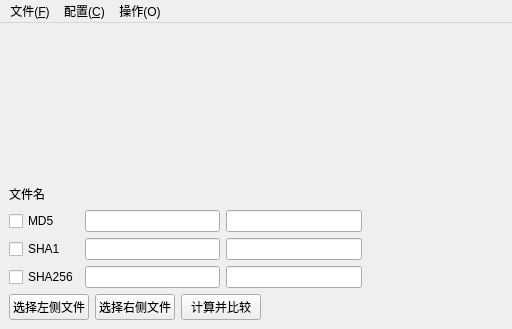
<?xml version="1.0" encoding="UTF-8"?>
<ui version="4.0">
 <class>MainWindow</class>
 <widget class="QMainWindow" name="MainWindow">
  <property name="geometry">
   <rect>
    <x>0</x>
    <y>0</y>
    <width>512</width>
    <height>329</height>
   </rect>
  </property>
  <property name="windowTitle">
   <string>MainWindow</string>
  </property>
  <widget class="QWidget" name="centralwidget">
   <layout class="QVBoxLayout" name="verticalLayout">
    <item>
     <layout class="QGridLayout" name="gridLayout">
      <item row="1" column="2">
       <widget class="QLabel" name="rightNameLabel">
        <property name="text">
         <string/>
        </property>
       </widget>
      </item>
      <item row="2" column="2">
       <widget class="QLineEdit" name="rightMDEdit"/>
      </item>
      <item row="4" column="0">
       <widget class="QCheckBox" name="SHA256Check">
        <property name="text">
         <string>SHA256</string>
        </property>
       </widget>
      </item>
      <item row="3" column="1">
       <widget class="QLineEdit" name="leftSHA1Edit">
        <property name="readOnly">
         <bool>true</bool>
        </property>
       </widget>
      </item>
      <item row="0" column="0" colspan="4">
       <spacer name="verticalSpacer">
        <property name="orientation">
         <enum>Qt::Vertical</enum>
        </property>
        <property name="sizeHint" stdset="0">
         <size>
          <width>398</width>
          <height>40</height>
         </size>
        </property>
       </spacer>
      </item>
      <item row="1" column="1">
       <widget class="QLabel" name="leftNameLabel">
        <property name="text">
         <string/>
        </property>
       </widget>
      </item>
      <item row="3" column="3">
       <widget class="QLabel" name="SHA1Status">
        <property name="sizePolicy">
         <sizepolicy hsizetype="Preferred" vsizetype="Preferred">
          <horstretch>0</horstretch>
          <verstretch>0</verstretch>
         </sizepolicy>
        </property>
        <property name="text">
         <string/>
        </property>
       </widget>
      </item>
      <item row="2" column="3">
       <widget class="QLabel" name="MD5Status">
        <property name="sizePolicy">
         <sizepolicy hsizetype="Preferred" vsizetype="Preferred">
          <horstretch>0</horstretch>
          <verstretch>0</verstretch>
         </sizepolicy>
        </property>
        <property name="text">
         <string/>
        </property>
       </widget>
      </item>
      <item row="2" column="0">
       <widget class="QCheckBox" name="MD5Check">
        <property name="text">
         <string>MD5</string>
        </property>
       </widget>
      </item>
      <item row="1" column="0">
       <widget class="QLabel" name="label">
        <property name="text">
         <string>文件名</string>
        </property>
       </widget>
      </item>
      <item row="3" column="2">
       <widget class="QLineEdit" name="rightSHA1Edit"/>
      </item>
      <item row="4" column="1">
       <widget class="QLineEdit" name="leftSHA256Edit">
        <property name="readOnly">
         <bool>true</bool>
        </property>
       </widget>
      </item>
      <item row="1" column="3">
       <spacer name="horizontalSpacer_2">
        <property name="orientation">
         <enum>Qt::Horizontal</enum>
        </property>
        <property name="sizeHint" stdset="0">
         <size>
          <width>40</width>
          <height>20</height>
         </size>
        </property>
       </spacer>
      </item>
      <item row="3" column="0">
       <widget class="QCheckBox" name="SHA1Check">
        <property name="text">
         <string>SHA1</string>
        </property>
       </widget>
      </item>
      <item row="4" column="3">
       <widget class="QLabel" name="SHA256Status">
        <property name="text">
         <string/>
        </property>
       </widget>
      </item>
      <item row="5" column="0" colspan="4">
       <layout class="QHBoxLayout" name="horizontalLayout">
        <item>
         <widget class="QPushButton" name="selectLeftBtn">
          <property name="text">
           <string>选择左侧文件</string>
          </property>
         </widget>
        </item>
        <item>
         <widget class="QPushButton" name="selectRightBtn">
          <property name="text">
           <string>选择右侧文件</string>
          </property>
         </widget>
        </item>
        <item>
         <widget class="QPushButton" name="calcBtn">
          <property name="text">
           <string>计算并比较</string>
          </property>
         </widget>
        </item>
        <item>
         <spacer name="horizontalSpacer">
          <property name="orientation">
           <enum>Qt::Horizontal</enum>
          </property>
          <property name="sizeHint" stdset="0">
           <size>
            <width>40</width>
            <height>20</height>
           </size>
          </property>
         </spacer>
        </item>
       </layout>
      </item>
      <item row="4" column="2">
       <widget class="QLineEdit" name="rightSHA256Edit"/>
      </item>
      <item row="2" column="1">
       <widget class="QLineEdit" name="leftMD5Edit">
        <property name="frame">
         <bool>true</bool>
        </property>
        <property name="readOnly">
         <bool>true</bool>
        </property>
       </widget>
      </item>
     </layout>
    </item>
   </layout>
  </widget>
  <widget class="QMenuBar" name="menubar">
   <property name="geometry">
    <rect>
     <x>0</x>
     <y>0</y>
     <width>512</width>
     <height>22</height>
    </rect>
   </property>
   <widget class="QMenu" name="menu_F">
    <property name="title">
     <string>文件(&amp;F)</string>
    </property>
    <widget class="QMenu" name="menuOpen">
     <property name="title">
      <string>打开</string>
     </property>
     <addaction name="actionOpenLeft"/>
     <addaction name="actionOpenRight"/>
    </widget>
    <addaction name="menuOpen"/>
   </widget>
   <widget class="QMenu" name="menu_C">
    <property name="title">
     <string>配置(&amp;C)</string>
    </property>
    <addaction name="actionEnableMD5"/>
    <addaction name="actionEnableSHA1"/>
    <addaction name="actionEnableSHA256"/>
   </widget>
   <widget class="QMenu" name="menuOperation">
    <property name="title">
     <string>操作(O)</string>
    </property>
    <addaction name="actionCalc"/>
   </widget>
   <addaction name="menu_F"/>
   <addaction name="menu_C"/>
   <addaction name="menuOperation"/>
  </widget>
  <action name="actionOpenLeft">
   <property name="text">
    <string>左侧文件</string>
   </property>
  </action>
  <action name="actionEnableMD5">
   <property name="checkable">
    <bool>true</bool>
   </property>
   <property name="text">
    <string>启用MD5</string>
   </property>
  </action>
  <action name="actionEnableSHA1">
   <property name="checkable">
    <bool>true</bool>
   </property>
   <property name="text">
    <string>启用SHA1</string>
   </property>
  </action>
  <action name="actionEnableSHA256">
   <property name="checkable">
    <bool>true</bool>
   </property>
   <property name="text">
    <string>启用SHA256</string>
   </property>
  </action>
  <action name="actionOpenRight">
   <property name="text">
    <string>右侧文件</string>
   </property>
  </action>
  <action name="actionCalc">
   <property name="text">
    <string>计算</string>
   </property>
  </action>
 </widget>
 <resources/>
 <connections>
  <connection>
   <sender>actionEnableSHA1</sender>
   <signal>toggled(bool)</signal>
   <receiver>SHA1Check</receiver>
   <slot>setChecked(bool)</slot>
   <hints>
    <hint type="sourcelabel">
     <x>-1</x>
     <y>-1</y>
    </hint>
    <hint type="destinationlabel">
     <x>43</x>
     <y>248</y>
    </hint>
   </hints>
  </connection>
  <connection>
   <sender>actionEnableMD5</sender>
   <signal>toggled(bool)</signal>
   <receiver>MD5Check</receiver>
   <slot>setChecked(bool)</slot>
   <hints>
    <hint type="sourcelabel">
     <x>-1</x>
     <y>-1</y>
    </hint>
    <hint type="destinationlabel">
     <x>43</x>
     <y>221</y>
    </hint>
   </hints>
  </connection>
  <connection>
   <sender>actionEnableSHA256</sender>
   <signal>toggled(bool)</signal>
   <receiver>SHA256Check</receiver>
   <slot>setChecked(bool)</slot>
   <hints>
    <hint type="sourcelabel">
     <x>-1</x>
     <y>-1</y>
    </hint>
    <hint type="destinationlabel">
     <x>43</x>
     <y>275</y>
    </hint>
   </hints>
  </connection>
  <connection>
   <sender>SHA1Check</sender>
   <signal>toggled(bool)</signal>
   <receiver>actionEnableSHA1</receiver>
   <slot>setChecked(bool)</slot>
   <hints>
    <hint type="sourcelabel">
     <x>43</x>
     <y>248</y>
    </hint>
    <hint type="destinationlabel">
     <x>-1</x>
     <y>-1</y>
    </hint>
   </hints>
  </connection>
  <connection>
   <sender>MD5Check</sender>
   <signal>toggled(bool)</signal>
   <receiver>actionEnableMD5</receiver>
   <slot>setChecked(bool)</slot>
   <hints>
    <hint type="sourcelabel">
     <x>43</x>
     <y>221</y>
    </hint>
    <hint type="destinationlabel">
     <x>-1</x>
     <y>-1</y>
    </hint>
   </hints>
  </connection>
  <connection>
   <sender>SHA256Check</sender>
   <signal>toggled(bool)</signal>
   <receiver>actionEnableSHA256</receiver>
   <slot>setChecked(bool)</slot>
   <hints>
    <hint type="sourcelabel">
     <x>43</x>
     <y>275</y>
    </hint>
    <hint type="destinationlabel">
     <x>-1</x>
     <y>-1</y>
    </hint>
   </hints>
  </connection>
  <connection>
   <sender>selectLeftBtn</sender>
   <signal>clicked()</signal>
   <receiver>actionOpenLeft</receiver>
   <slot>trigger()</slot>
   <hints>
    <hint type="sourcelabel">
     <x>50</x>
     <y>305</y>
    </hint>
    <hint type="destinationlabel">
     <x>-1</x>
     <y>-1</y>
    </hint>
   </hints>
  </connection>
  <connection>
   <sender>selectRightBtn</sender>
   <signal>clicked()</signal>
   <receiver>actionOpenRight</receiver>
   <slot>trigger()</slot>
   <hints>
    <hint type="sourcelabel">
     <x>136</x>
     <y>305</y>
    </hint>
    <hint type="destinationlabel">
     <x>-1</x>
     <y>-1</y>
    </hint>
   </hints>
  </connection>
  <connection>
   <sender>calcBtn</sender>
   <signal>clicked()</signal>
   <receiver>actionCalc</receiver>
   <slot>trigger()</slot>
   <hints>
    <hint type="sourcelabel">
     <x>220</x>
     <y>305</y>
    </hint>
    <hint type="destinationlabel">
     <x>-1</x>
     <y>-1</y>
    </hint>
   </hints>
  </connection>
 </connections>
</ui>
